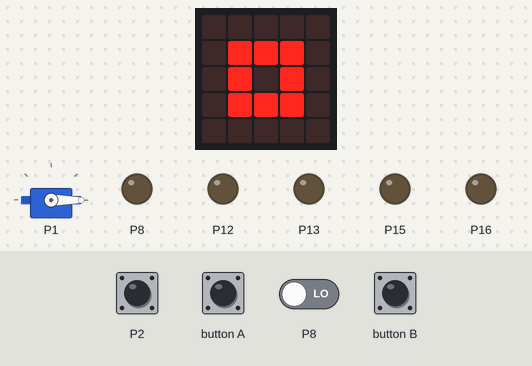
The program below on a simulated BBC micro:bit (MakeCode). Parts: servo, the board's 5×5 LED display, output pins drawn as LEDs (lit = HIGH). Dashed ring = blinking. Inputs (shaded band) come from the test bench; at power-on: P8 LOW. Pins used as bus, display or sensor lines are not drawn.

Above: at 0.8 s.
3.1 s: touch pin P2 pressed for 1 s
At 4.54 s:
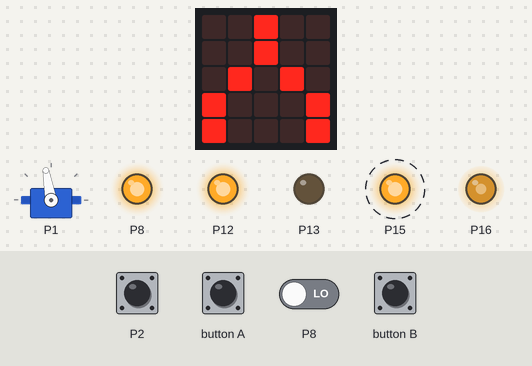
4.7 s: touch pin P2 pressed for 0.15 s
At 5.39 s:
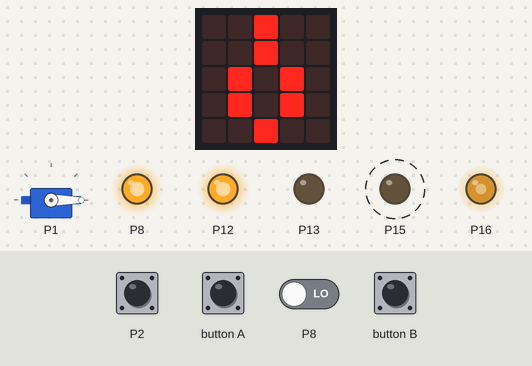
5.4 s: P8 driven HIGH
At 7.0 s:
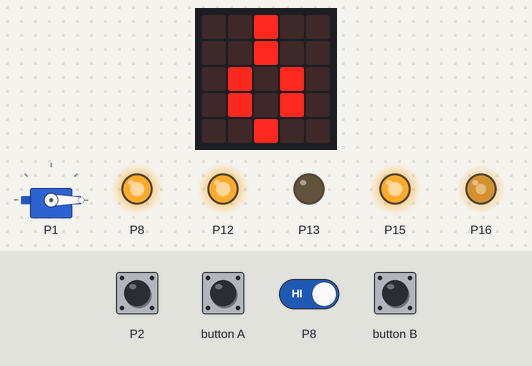
7.3 s: button B pressed for 1 s
At 8.1 s:
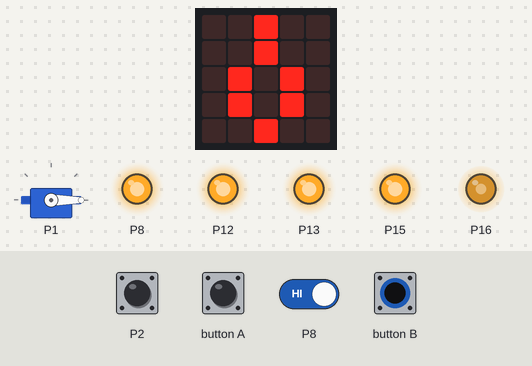
9.8 s: P8 driven LOW
At 10.04 s:
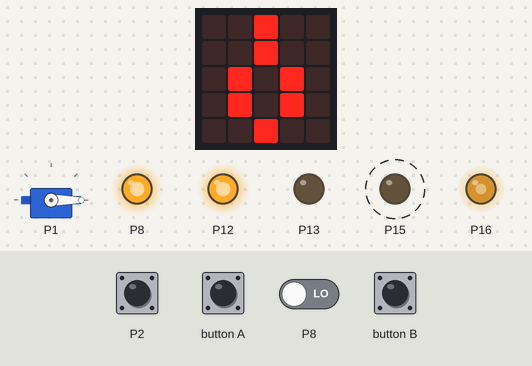
13.0 s: button B pressed for 1 s
At 13.46 s:
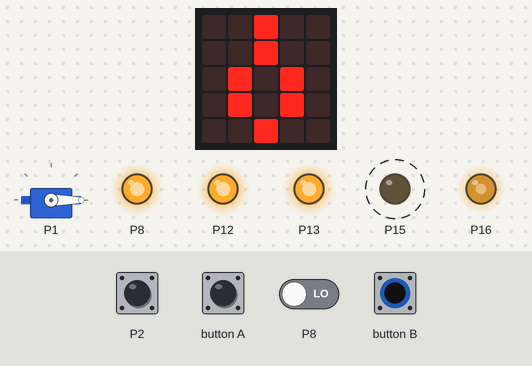
Timing chart, 0 to 15.6 s (numbered marks = the images above; inputs shaded):
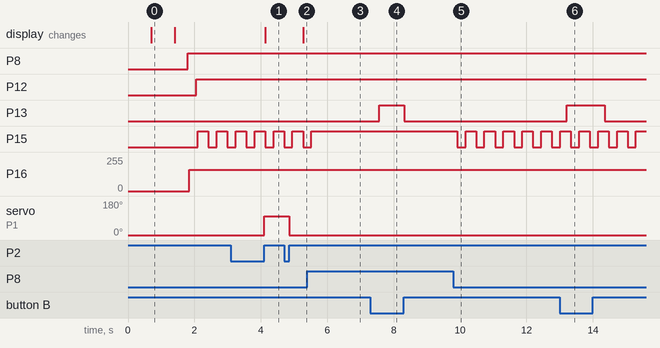

The program:

python_commands.py
```python
# Python Code for Controlling Motors and Servo using micro:bit

# Author:      Efstratios Paliodimos
# Date:        January 2, 2024
# Editor/IDE:  Microsoft MakeCode
# Description: This code demonstrates motor and servo control
#              using a micro:bit for the "Robotic Arm" project from GigoToys.

def on_pin_released_p2():
    pins.servo_write_pin(AnalogPin.P1, 100)
    basic.show_leds("""
        . . # . .
        . . # . .
        . # . # .
        # . . . #
        # . . . #
        """)
input.on_pin_released(TouchPin.P2, on_pin_released_p2)

def move_motor_B():
    global flag_B
    if input.button_is_pressed(Button.A):
        flag_B = 1
        pins.digital_write_pin(DigitalPin.P13, 0)
        pins.analog_write_pin(AnalogPin.P14, 750)
        basic.pause(50)
    elif input.button_is_pressed(Button.B):
        flag_B = 2
        pins.digital_write_pin(DigitalPin.P13, 1)
        pins.analog_write_pin(AnalogPin.P14, 750)
        basic.pause(50)
    else:
        flag_B = 0
        pins.digital_write_pin(DigitalPin.P13, 0)
        pins.analog_write_pin(AnalogPin.P14, 0)
        basic.pause(50)
def reset_motor_B():
    pins.analog_write_pin(AnalogPin.P16, 0)
def reset_all():
    reset_servo()
    reset_motor_A()
def reset_servo():
    pins.servo_write_pin(AnalogPin.P1, 0)
    basic.show_icon(IconNames.SQUARE)
    basic.pause(100)
    basic.show_icon(IconNames.SMALL_SQUARE)
    basic.pause(100)
    basic.show_leds("""
        . . . . .
        . . . . .
        . . . . .
        . . . . .
        . . . . .
        """)

def on_pin_pressed_p2():
    pins.servo_write_pin(AnalogPin.P1, 0)
    basic.show_leds("""
        . . # . .
        . . # . .
        . # . # .
        . # . # .
        . . # . .
        """)
input.on_pin_pressed(TouchPin.P2, on_pin_pressed_p2)

def move_motor_A():
    global flag_A
    if pins.digital_read_pin(DigitalPin.P8) != 1:
        flag_A = 1
        pins.digital_write_pin(DigitalPin.P8, 1)
        basic.pause(50)
        pins.digital_write_pin(DigitalPin.P15, 0)
        pins.analog_write_pin(AnalogPin.P16, 635)
        basic.pause(200)
    else:
        flag_A = 0
        pins.digital_write_pin(DigitalPin.P8, 1)
        basic.pause(50)
        pins.analog_write_pin(AnalogPin.P16, 0)
    if pins.digital_read_pin(DigitalPin.P12) != 1:
        flag_A = 1
        pins.digital_write_pin(DigitalPin.P12, 1)
        basic.pause(50)
        pins.digital_write_pin(DigitalPin.P15, 1)
        pins.analog_write_pin(AnalogPin.P16, 635)
        basic.pause(200)
    else:
        flag_A = 0
        pins.digital_write_pin(DigitalPin.P12, 1)
        basic.pause(50)
        pins.analog_write_pin(AnalogPin.P16, 0)
def reset_motor_A():
    pins.analog_write_pin(AnalogPin.P16, 0)
flag_A = 0
flag_B = 0
reset_servo()

def on_forever():
    move_motor_A()
    move_motor_B()
basic.forever(on_forever)
```

Measured:
- after the input at 3.1 s, servo on P1: 0° → 100° after 1.0 s; the display: changes after 1.0 s (image 1)
- after the input at 4.7 s, servo on P1: 100° → 0° after 0.15 s; the display: changes after 0.57 s (image 2)
- after the input at 5.4 s, P15: goes on until 5.5 s, then stays HIGH
- after the input at 7.3 s, P13: LOW → HIGH after 0.27 s, → LOW 0.74 s later
- after the input at 9.8 s, P15: alternates HIGH for 0.32 s and LOW for 0.25 s, starting after 0.12 s
- after the input at 13.0 s, P13: LOW → HIGH after 0.22 s, → LOW 1.1 s later
- by itself, P15: alternates HIGH for 0.32 s and LOW for 0.25 s
